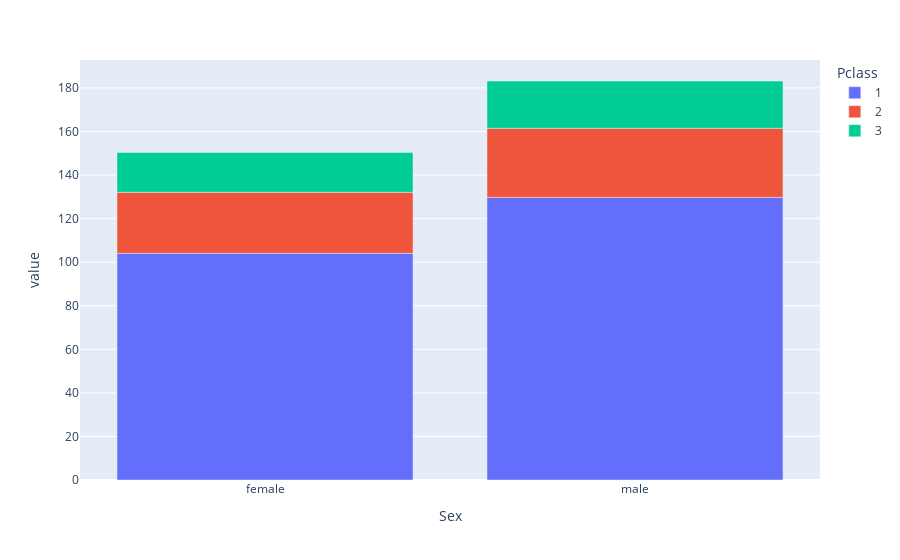

Notebook code cell kept with this figure:
### Markdown cell above
The fare for boys was slightly higher in all classes

### Code cell
kidsFareBySex=entire_df[entire_df['Age']<18].groupby(['Sex', 'Pclass'])['Fare'].mean().unstack()
fig = px.bar(kidsFareBySex)
fig.show()

### Figure 1 — Plotly figure (JSON) as saved in the notebook; plotly's stock layout.template omitted (floating-point values rounded to 4 significant figures)
{"data": [{"alignmentgroup": "True", "hovertemplate": "Pclass=1<br>Sex=%{x}<br>value=%{y}<extra></extra>", "legendgroup": "1", "marker": {"color": "#636efa", "pattern": {"shape": ""}}, "name": "1", "offsetgroup": "1", "orientation": "v", "showlegend": true, "textposition": "auto", "type": "bar", "x": ["female", "male"], "xaxis": "x", "y": [104.1, 129.8], "yaxis": "y"}, {"alignmentgroup": "True", "hovertemplate": "Pclass=2<br>Sex=%{x}<br>value=%{y}<extra></extra>", "legendgroup": "2", "marker": {"color": "#EF553B", "pattern": {"shape": ""}}, "name": "2", "offsetgroup": "2", "orientation": "v", "showlegend": true, "textposition": "auto", "type": "bar", "x": ["female", "male"], "xaxis": "x", "y": [28.0, 31.75], "yaxis": "y"}, {"alignmentgroup": "True", "hovertemplate": "Pclass=3<br>Sex=%{x}<br>value=%{y}<extra></extra>", "legendgroup": "3", "marker": {"color": "#00cc96", "pattern": {"shape": ""}}, "name": "3", "offsetgroup": "3", "orientation": "v", "showlegend": true, "textposition": "auto", "type": "bar", "x": ["female", "male"], "xaxis": "x", "y": [18.28, 21.68], "yaxis": "y"}], "layout": {"barmode": "relative", "legend": {"title": {"text": "Pclass"}, "tracegroupgap": 0}, "margin": {"t": 60}, "xaxis": {"anchor": "y", "domain": [0, 1], "title": {"text": "Sex"}}, "yaxis": {"anchor": "x", "domain": [0, 1], "title": {"text": "value"}}}}
